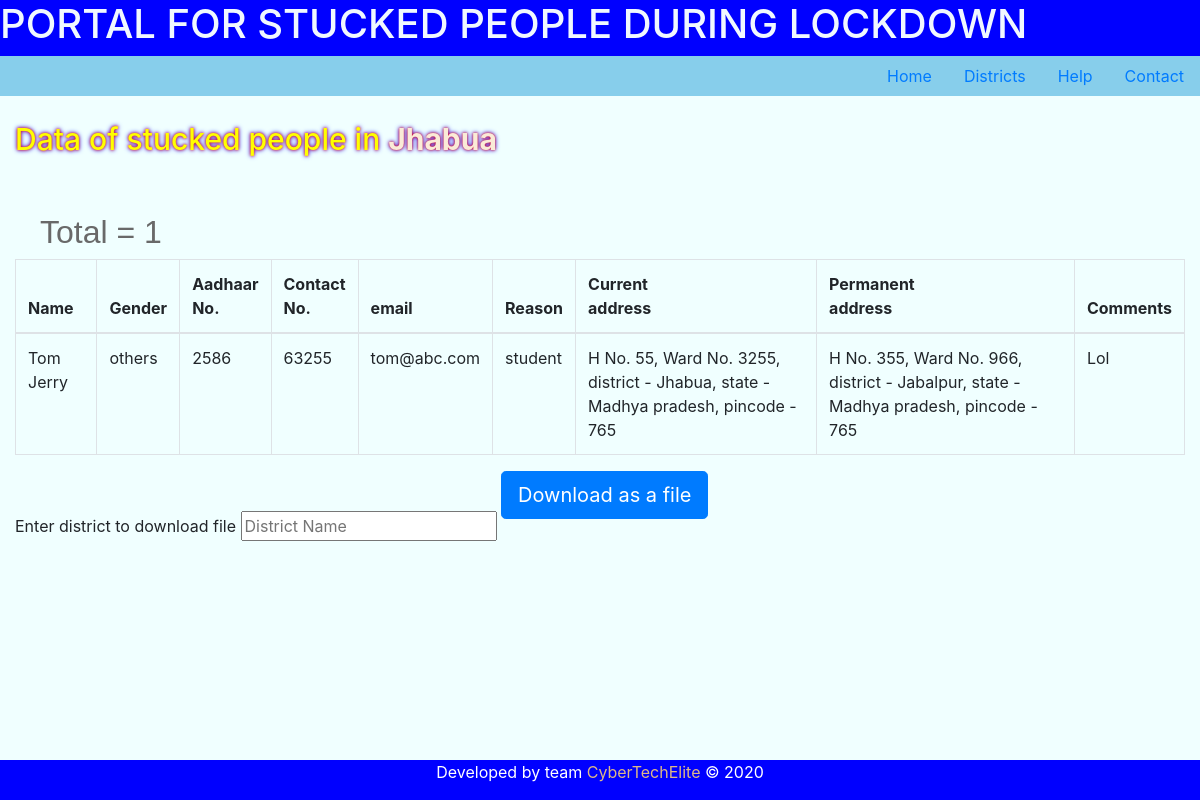
Screenshot of /Jhabua/ with the database file from the repository.
### details/models.py (models this page shows)
class IndoreData(models.Model):
    stucked_district = models.CharField(max_length = 40)
    first_name = models.CharField(max_length = 40)
    last_name = models.CharField(max_length = 40)
    gender = models.CharField(max_length = 8)
    aadhaar_no = models.BigIntegerField()
    contact_no = models.IntegerField()
    email = models.EmailField(max_length = 40)
    reason = models.CharField(max_length = 40)
    current_address = models.CharField(max_length = 60)
    permanent_address = models.CharField(max_length = 40)
    comments = models.CharField(max_length = 40)

### details/views.py (the view)
# urls.py: path('Jhabua/', views.Jhabua, name='jhabua'),
def Jhabua(request):
    return common(request, IndoreData, 'Jhabua')

### details/forms.py
class DownloadForm(forms.Form):
    district = forms.CharField(max_length = 40,
                               widget = forms.TextInput(attrs = {
                                   'name':'districtdownload',
                                   'placeholder':'District Name',
                               }))

### details/views.py (called while the page is built)
def common(request, model_name, district):
    global dist_name
    dist_name = district
    list_of_records = model_name.objects.all().filter(stucked_district = district)
    no_of_rows = len(list_of_records)
    form = DownloadForm()
    context = {'records':list_of_records, 'rows': no_of_rows, 'district':district, 'form':form}
    global another_context
    another_context = context
    return render(request, 'data.html', context)

### templates/data.html (shortened to what this page needs)
{% extends 'base.html' %}
{% block content %}
<div class="container-fluid">
    <h2 class="glow">Data of stucked people in <strong style="color: antiquewhite">{{district}}</strong></h2> <br> <br>
	<div class="row">
	<h2>
	    <span style="font-family: sans-serif; font-weight: 300; color: dimgrey; margin-left: 40px;">Total = {{rows}}</span>
	</h2>
		<div class="col-md-12">
			<table class="table table-bordered">
				<thead>
					<tr>
						<th>
							Name
						</th>
						<th>
							Gender
						</th>
						<th>
							Aadhaar <br> No.
						</th>
						<th>
							Contact <br> No.
						</th>
						<th>
							email
						</th>
						<th>
							Reason
						</th>
						<th>
							Current <br> address
						</th>
						<th>
							Permanent <br> address
						</th>
						<th>
							Comments
						</th>
					</tr>
				</thead>
				<tbody>
				    {% for record in records %}
					<tr>
						<td>
							{{record.first_name}} &nbsp; {{record.last_name}}
						</td>
						<td>
							{{record.gender}}
						</td>
						<td>
							{{record.aadhaar_no}}
						</td>
						<td>
							{{record.contact_no}}
						</td>
						<td>
							{{record.email}}
						</td>
						<td>
							{{record.reason}}
						</td>
						<td>
							{{record.current_address}}
						</td>
						<td>
							{{record.permanent_address}}
						</td>
						<td>
							{{record.comments}}
						</td>
					</tr>
					{% endfor %}
				</tbody>
			</table>
		</div>
	</div>
	<form action="{% url 'download' %}" method="post">
	    <label for="download">Enter district to download file</label>
	    {{form.district}}
	    <button type="submit" class="btn btn-primary btn-lg" style="margin-bottom: 65px;">Download as a file</button>
	</form>
</div>
{% endblock content %}

### templates/base.html (shortened to what this page needs)
{% load static %}
<!doctype html>
<html lang="en">
  <head>
    <link rel="stylesheet" href="https://stackpath.bootstrapcdn.com/bootstrap/4.4.1/css/bootstrap.min.css">
    <link rel="stylesheet" href="{% static 'css/style.css' %}" class="css">
  </head>
  <body  class="bodystyles">
    <header style="background-color: blue;">
        <div class='heading'>
             <h1 style="color: aliceblue;">PORTAL FOR STUCKED PEOPLE DURING LOCKDOWN</h1>
        </div>
        <ul class="nav justify-content-end" style="background-color: skyblue; margin-top: 0px;">
          <li class="nav-item">
            <a class="nav-link active" href="{% url 'home' %}">Home</a>
          </li>
          <li class="nav-item">
            <a class="nav-link" href="{% url 'districts' %}">Districts</a>
          </li>
          <li class="nav-item">
            <a class="nav-link" href="{% url 'helpdata' %}">Help</a>
          </li>
           <li class="nav-item">
            <a class="nav-link" href="{% url 'contact' %}">Contact</a>
          </li>
        </ul>
    </header>
    {% block content %}
    {% endblock content %}
    <div class="footer" >
      <p style="color: white;">Developed by team <a href="#"><span style="color: burlywood;">CyberTechElite</span></a>  &copy; 2020 </p>
    </div>
  </body>
</html>

### static/css/style.css (style rules this page uses)
.bodystyles { background-color: azure; min-height: 100vh; position: relative; margin: auto; width: 100%; }
header { width: 100vw; }
.footer { position: absolute; bottom: 0; width: 100vw; background-color: blue; color: white; text-align: center; }
.glow { font-size: 30px; color: Yellow; text-align: left; -webkit-animation: glow 1s ease-in-out infinite alternate; -moz-animation: glow 1s ease-in-out infinite alternate; animation: glow 1s ease-in-out infinite alternate; text-shadow: 0 0 3px #FF0000, 0 0 5px #0000FF; padding-top: 25px; }

### rows the page displays
IndoreData: stucked_district "Jhabua", first_name "Tom", last_name "Jerry", gender "others", aadhaar_no "2586", contact_no "63255", email "tom@abc.com", reason "student", current_address "H No. 55, Ward No. 3255, district - Jhabua, state - Madhya pradesh, pincode - 765", permanent_address "H No. 355, Ward No. 966, district - Jabalpur, state - Madhya pradesh, pincode - 765", comments "Lol"

### other values shown
{{ rows }} "1"
